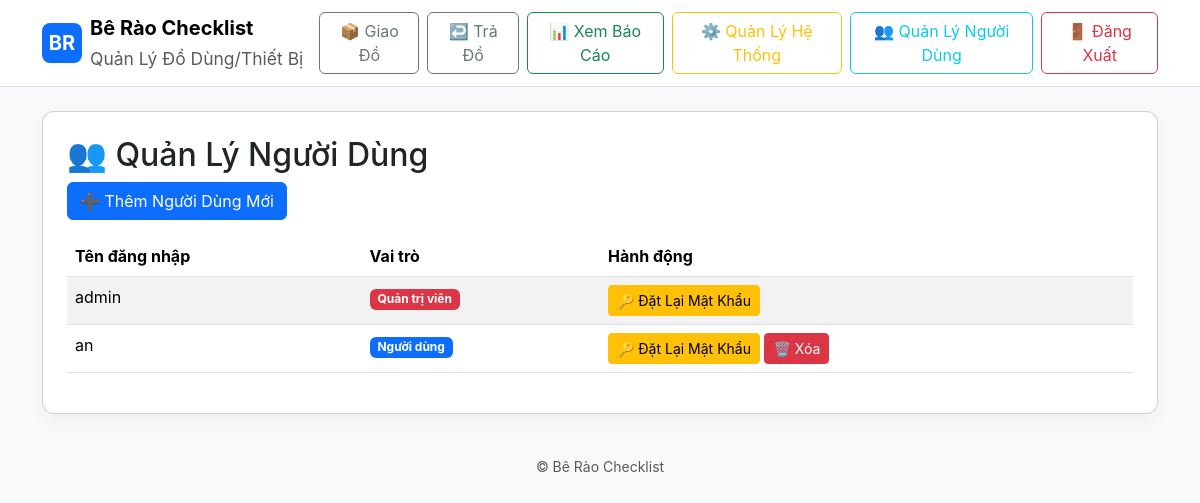
The app's page /admin/users (signed in) with its own data.
### models.py (models this page shows, shortened)
class User(db.Model):
    id = db.Column(db.Integer, primary_key=True)
    username = db.Column(db.String(100), unique=True, nullable=False)
    password_hash = db.Column(db.String(255), nullable=False)
    role = db.Column(db.String(20), default='user')  # 'admin' or 'user'

### app.py (the view)
@app.route('/admin/users')
@admin_required
def admin_users():
    user = get_current_user()
    users = User.query.order_by(User.username).all()
    return render_template('admin_users.html', users=users, user=user)

### app.py (called while the page is built)
def admin_required(f):
    @wraps(f)
    def decorated_function(*args, **kwargs):
        if not session.get('user_id'):
            flash('Vui lòng đăng nhập để truy cập trang này.', 'warning')
            return redirect(url_for('login'))
        user = User.query.get(session['user_id'])
        if not user or user.role != 'admin':
            flash('Bạn không có quyền truy cập trang này.', 'danger')
            return redirect(url_for('index'))
        return f(*args, **kwargs)
    return decorated_function

def get_current_user():
    if session.get('user_id'):
        return User.query.get(session['user_id'])
    return None

### templates/admin_users.html (shortened to what this page needs)
{% extends "base.html" %}
{% block content %}
<div class="card p-4">
  <h2>👥 Quản Lý Người Dùng</h2>
  <div class="mb-3">
    <a href="{{ url_for('admin_add_user') }}" class="btn btn-primary">➕ Thêm Người Dùng Mới</a>
  </div>
  <table class="table table-striped">
    <thead>
      <tr>
        <th>Tên đăng nhập</th>
        <th>Vai trò</th>
        <th>Hành động</th>
      </tr>
    </thead>
    <tbody>
      {% for u in users %}
      <tr>
        <td>{{ u.username }}</td>
        <td>
          {% if u.role == 'admin' %}
            <span class="badge bg-danger">Quản trị viên</span>
          {% else %}
            <span class="badge bg-primary">Người dùng</span>
          {% endif %}
        </td>
        <td>
          <a href="{{ url_for('admin_reset_password', user_id=u.id) }}" class="btn btn-sm btn-warning">🔑 Đặt Lại Mật Khẩu</a>
          {% if u.id != user.id %}
          <form method="POST" action="{{ url_for('admin_delete_user', user_id=u.id) }}" style="display:inline;" onsubmit="return confirm('Bạn có chắc muốn xóa người dùng {{ u.username }}?');">
            <button type="submit" class="btn btn-sm btn-danger">🗑️ Xóa</button>
          </form>
          {% endif %}
        </td>
      </tr>
      {% endfor %}
    </tbody>
  </table>
</div>
{% endblock %}

### static/style.css (style rules this page uses)
body { font-family:Inter, system-ui, -apple-system, 'Segoe UI', Roboto, 'Helvetica Neue', Arial }
.card { border-radius:12px;box-shadow:0 6px 18px rgba(10,20,30,0.04) }

### records on screen
User: username "admin", role "Quản trị viên"
User: username "an", role "Người dùng"
